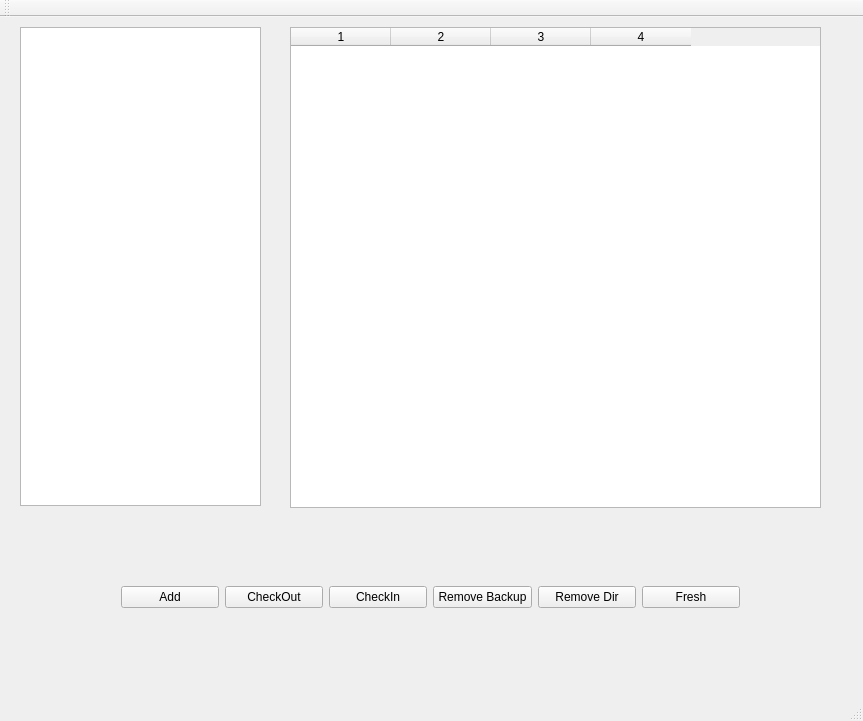
<?xml version="1.0" encoding="UTF-8"?>
<ui version="4.0">
 <class>MainWindowEncryption</class>
 <widget class="QMainWindow" name="MainWindowEncryption">
  <property name="geometry">
   <rect>
    <x>0</x>
    <y>0</y>
    <width>863</width>
    <height>721</height>
   </rect>
  </property>
  <property name="windowTitle">
   <string>MainWindowEncryption</string>
  </property>
  <widget class="QWidget" name="centralWidget">
   <widget class="QTableWidget" name="tableWidgetDetail">
    <property name="geometry">
     <rect>
      <x>290</x>
      <y>10</y>
      <width>531</width>
      <height>481</height>
     </rect>
    </property>
    <property name="sortingEnabled">
     <bool>true</bool>
    </property>
    <property name="cornerButtonEnabled">
     <bool>false</bool>
    </property>
    <property name="columnCount">
     <number>4</number>
    </property>
    <column/>
    <column/>
    <column/>
    <column/>
   </widget>
   <widget class="QListWidget" name="listWidgetDirList">
    <property name="geometry">
     <rect>
      <x>20</x>
      <y>10</y>
      <width>241</width>
      <height>479</height>
     </rect>
    </property>
   </widget>
   <widget class="QWidget" name="horizontalLayoutWidget">
    <property name="geometry">
     <rect>
      <x>110</x>
      <y>540</y>
      <width>641</width>
      <height>80</height>
     </rect>
    </property>
    <layout class="QHBoxLayout" name="horizontalLayout">
     <item>
      <widget class="QPushButton" name="pushButtonAdd">
       <property name="text">
        <string>Add</string>
       </property>
      </widget>
     </item>
     <item>
      <widget class="QPushButton" name="pushButtonCheckOut">
       <property name="text">
        <string>CheckOut</string>
       </property>
      </widget>
     </item>
     <item>
      <widget class="QPushButton" name="pushButtonCheckIn">
       <property name="text">
        <string>CheckIn</string>
       </property>
      </widget>
     </item>
     <item>
      <widget class="QPushButton" name="pushButtonRemoveBackup">
       <property name="text">
        <string>Remove Backup</string>
       </property>
      </widget>
     </item>
     <item>
      <widget class="QPushButton" name="pushButtonRemoveDir">
       <property name="text">
        <string>Remove Dir</string>
       </property>
      </widget>
     </item>
     <item>
      <widget class="QPushButton" name="pushButtonFresh">
       <property name="text">
        <string>Fresh</string>
       </property>
      </widget>
     </item>
    </layout>
   </widget>
  </widget>
  <widget class="QMenuBar" name="menuBar">
   <property name="geometry">
    <rect>
     <x>0</x>
     <y>0</y>
     <width>863</width>
     <height>23</height>
    </rect>
   </property>
  </widget>
  <widget class="QToolBar" name="mainToolBar">
   <attribute name="toolBarArea">
    <enum>TopToolBarArea</enum>
   </attribute>
   <attribute name="toolBarBreak">
    <bool>false</bool>
   </attribute>
  </widget>
  <widget class="QStatusBar" name="statusBar"/>
 </widget>
 <layoutdefault spacing="6" margin="11"/>
 <resources/>
 <connections/>
</ui>
